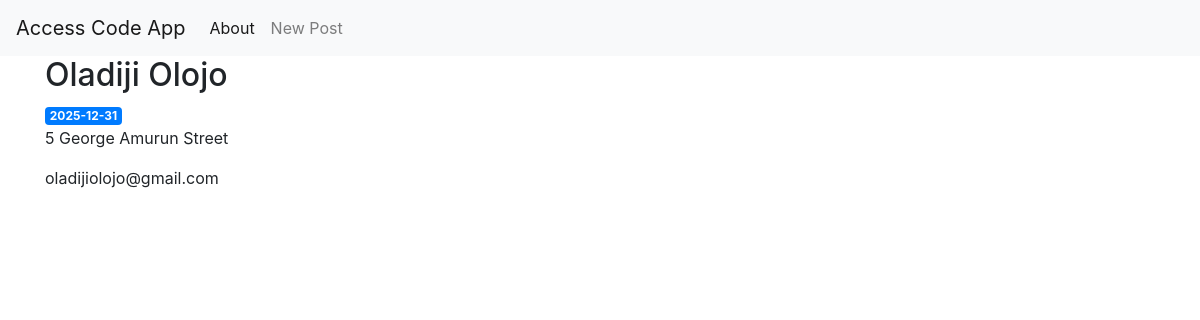
Page /5/user on the committed database.
### tables this page shows
CREATE TABLE users (
    user_id INTEGER PRIMARY KEY AUTOINCREMENT,
    full_name TEXT NOT NULL,
    resident_address TEXT NOT NULL,
    email TEXT NOT NULL,
    validity_date TIMESTAMP NOT NULL,
    u_created TIMESTAMP NOT NULL DEFAULT CURRENT_TIMESTAMP
);

### app.py (the view)
@app.route('/<int:user_id>/user')
def view(user_id):
    user = get_user(user_id)
    return render_template('view.html', user=user)

### app.py (called while the page is built)
def get_db_connection():
    conn = sqlite3.connect('database.db')
    conn.row_factory = sqlite3.Row
    return conn

def get_user(user_id):
    conn = get_db_connection()
    user = conn.execute('SELECT * FROM users WHERE user_id = ?', \
                       (user_id,)).fetchone()
    conn.close()
    if user is None:
        abort(404)
    return user

### templates/view.html
{% extends 'base.html' %}
{% block content %}
    <h2>{% block title %} {{ user['full_name'] }} {% endblock %}</h2>
    <span class="badge badge-primary">{{ user['validity_date'] }}</span>
    <p>{{ user['resident_address'] }}</p>
    <p>{{ user['email'] }}</p>
{% endblock %}

### rows in the picture
users: full_name "Oladiji Olojo", validity_date "2025-12-31", resident_address "5 George Amurun Street", email "oladijiolojo@gmail.com"
